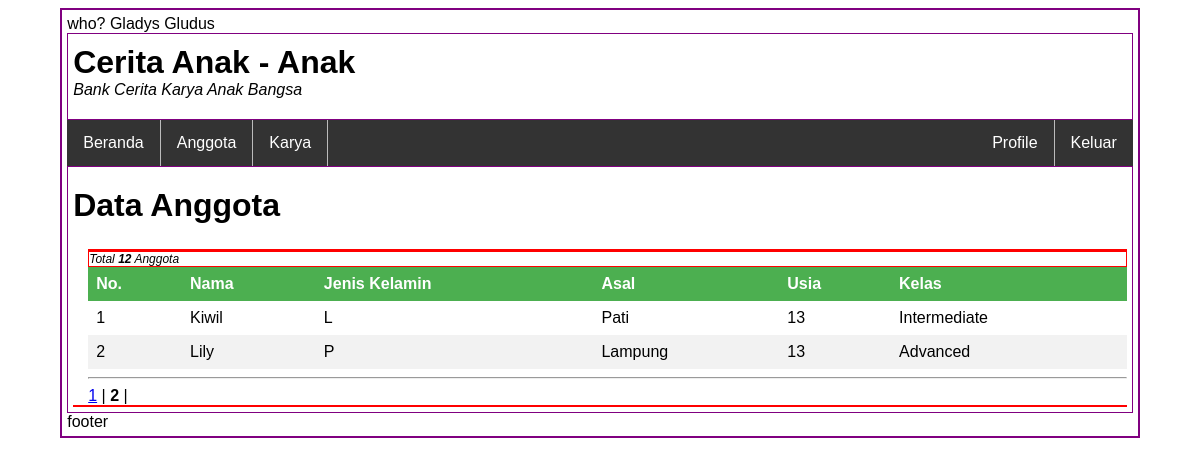
Screenshot of /index.php?halaman=anggota&hal=2 (signed in) with the database file from the repository.
### tables this page shows
CREATE TABLE `tb_anggota` (
  `idAnggota` smallint(3) NOT NULL,
  `Nama` char(100) NOT NULL,
  `JenisKelamin` enum('L','P') NOT NULL,
  `Asal` char(50) NOT NULL,
  `Usia` tinyint(2) NOT NULL,
  `idKelas` tinyint(2) DEFAULT NULL
);

CREATE TABLE `tb_kelas` (
  `idKelas` tinyint(2) NOT NULL,
  `Level` tinyint(1) NOT NULL,
  `Kelas` char(50) NOT NULL
);

### halaman/anggota.php (the view, shortened to what this page needs)
<div class="pembuka">
	<h1>Data Anggota</h1>
</div>
<?php
	$kumpulan_data = $data->pagination_part_1_2(10, @$_GET['hal']);
	$semua_data = $data->tampilkan_anggota();
?>
<div class="isi">
	<div class="atas-tabel-profil">
	</div>
	<div class="atas-tabel-info">
		<p><em>Total <strong><?php echo $semua_data->num_rows; ?></strong> Anggota</em></p>
	</div>
	<table>
		<thead>
			<th>No.</th>
			<th>Nama</th>
			<th>Jenis Kelamin</th>
			<th>Asal</th>
			<th>Usia</th>
			<th>Kelas</th>
		</thead>
		<tbody>
			<?php
				$nomor = 1;
				while($per_baris = $kumpulan_data->fetch_object()) {
			?>
			<tr>
				<td><?php echo $nomor++; ?></td>
				<td><?php echo $per_baris->Nama; ?></td>
				<td><?php echo $per_baris->JenisKelamin; ?></td>
				<td><?php echo $per_baris->Asal; ?></td>
				<td><?php echo $per_baris->Usia; ?></td>
				<td><?php echo $per_baris->Kelas; ?></td>
			</tr>
			<?php } ?>
		</tbody>
	</table>
	<hr>
</div>
<div class="penutup"></div>

### stylesheet.css (style rules this page uses)
* { font-family: Arial, Verdana, Sans-serif; }
main div.pembuka h1 { margin: 20px 0 25px 0; }
body main div.isi { padding: 0 0 0 15px; }
div.isi div.atas-tabel-profil { border: 1px solid red; }
div.isi div.atas-tabel-info { border: 1px solid red; }
div.isi div.atas-tabel-info p { margin: 0; font-size: 12px; }
main div.isi > table { border-collapse: collapse; width: 100%; }
div.isi > table th { background-color: #4CAF50; color: white; }
div.isi > table tr:nth-child(even) { background-color: #f2f2f2; }
div.isi th, div.isi td { text-align: left; padding: 8px; }
body main div.penutup { border: 1px solid red; padding: 0 0 0 15px; margin: 0 0 5px 0; }

### rows the page displays
tb_anggota: Nama "Kiwil", JenisKelamin "L", Asal "Pati", Usia "13", idKelas.Kelas "Intermediate"
tb_anggota: Nama "Lily", JenisKelamin "P", Asal "Lampung", Usia "13", idKelas.Kelas "Advanced"

### other values shown
$_SESSION['siapa'] "Gladys Gludus"
$semua_data->num_rows "12"
